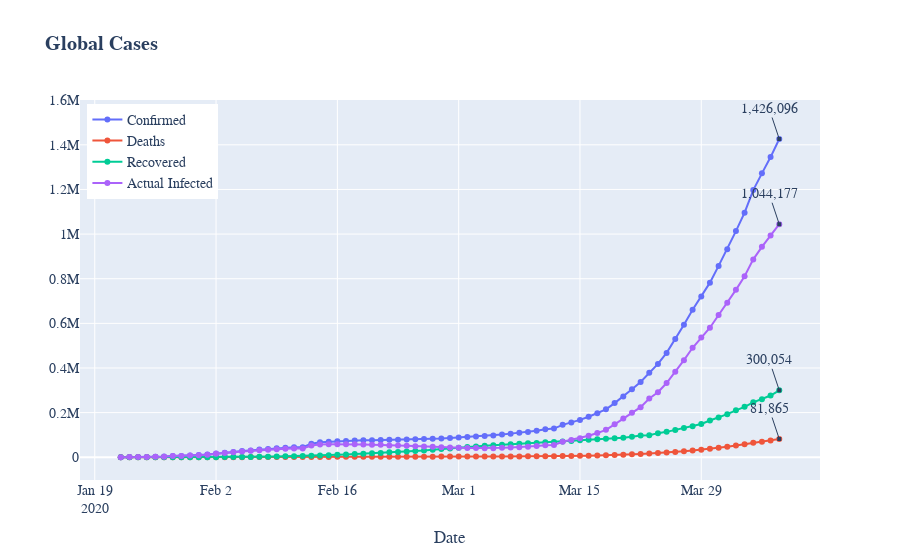

The notebook cell this image was saved under:
### Code cell
def plot_global_data():
    
    confirmed = TimeSeries(confirmed_df).data.groupby(lambda x: True).sum().transpose()
    deaths = TimeSeries(deaths_df).data.groupby(lambda x: True).sum().transpose()
    recovered = TimeSeries(recovered_df).data.groupby(lambda x: True).sum().transpose()
    actual_infected = confirmed - recovered - deaths
    df = pd.concat([confirmed,deaths,recovered,actual_infected],axis=1)
    df.columns = ['Confirmed','Deaths','Recovered','Actual Infected']
    
    fig = go.Figure()
    annotations=[]
    for col in df.columns:
        fig.add_trace(go.Scatter(x=df.index, y=df[col], name=col, mode='lines+markers'))
        annotations.append(dict(x=df.index.to_list()[-1],y=df[col][-1],xref="x",
                                yref="y",text='{:,}'.format(int(df[col][-1])),
                                showarrow=True,arrowhead=7))
    
    fig.update_layout(title="<b>Global Cases</b>",xaxis_title="Date",yaxis_title=None,
                      font=dict(family="Arial, bold",size=14),annotations=annotations,
                      legend=dict(x=.01, y=.99))

    fig.show()
    
plot_global_data()
